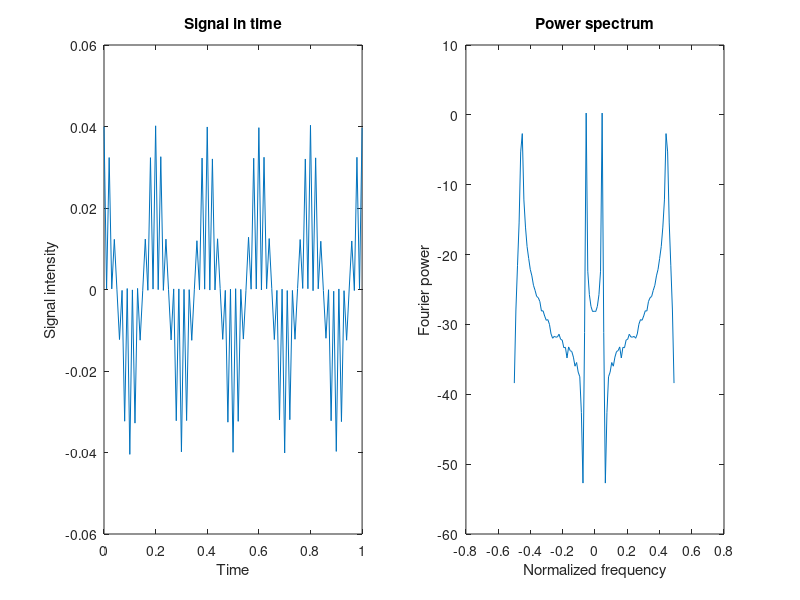
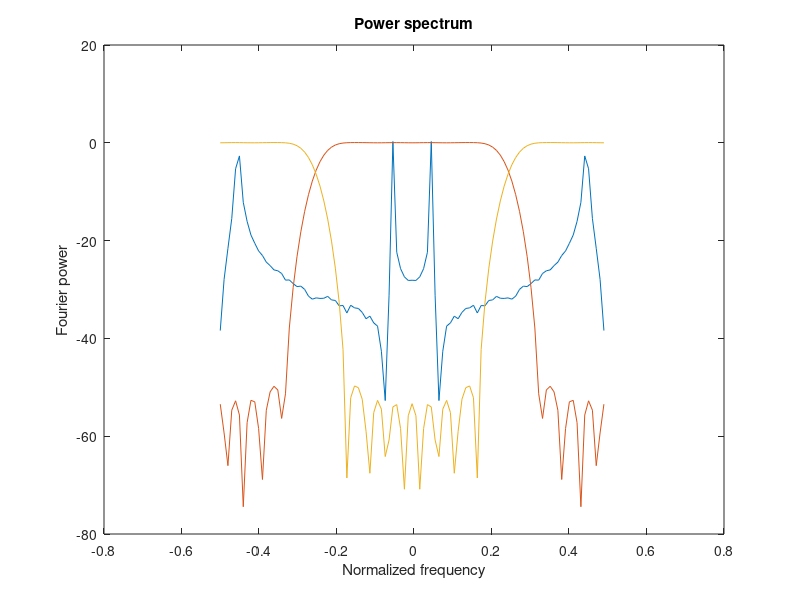
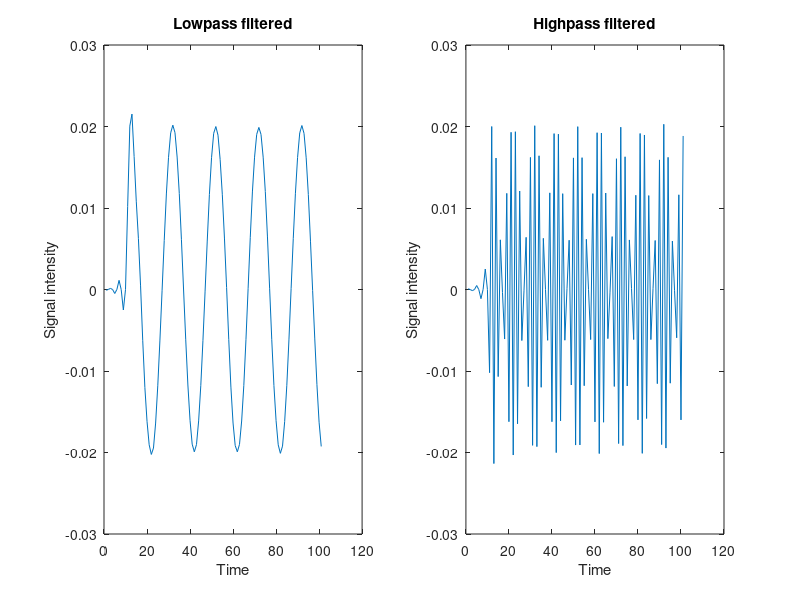
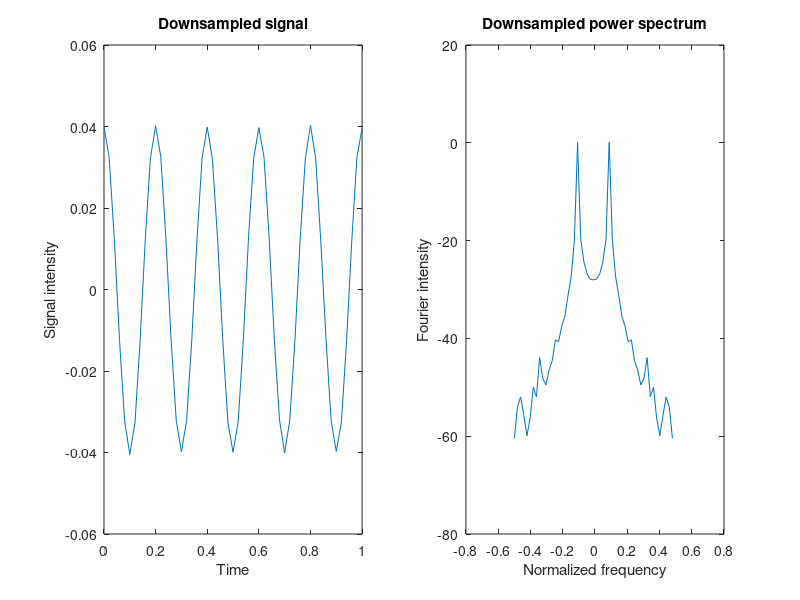

These charts were generated, in order, by the following MATLAB code:
fs = 100;
f1 = 5; a1 = 0.02; %frequency and amplitude of signal component 1
f2 = 45; a2 = 0.02; %frequency and amplitude of signal component 2
n1 = 0.0002; %noise amplitude
t = 0:1/fs:1;
s = a1*cos( 2*pi*f1*t) + a2*cos( 2*pi*f2*t) + n1*randn( size( t) );

fftS=20*log10(abs(fftshift(fft(s))));
Nfft=length(s)
f=linspace(-0.5,0.5,Nfft+1); f(end)=[]

figure(1); 
subplot(1,2,1); plot(t,s);
xlabel("Time"); ylabel("Signal intensity"); title("Signal in time");
subplot(1,2,2); plot(f,fftS); 
xlabel("Normalized frequency"); ylabel("Fourier power"); title("Power spectrum");

A1=fir1(22,0.5,"low")
A2=fir1(22,0.5,"high")

fftA1=20*log10(abs(fftshift(fft(A1, Nfft))));
fftA2=20*log10(abs(fftshift(fft(A2, Nfft))));

figure(2);
hold off; plot(f,fftS); 
hold on; plot(f,fftA1); 
hold on; plot(f,fftA2);
xlabel("Normalized frequency"); ylabel("Fourier power"); title("Power spectrum");


filtLowS=filter(A1, 1, s)
filtHighS=filter(A2, 1, s)

figure(3);
subplot(1,2,1); plot(filtLowS);
xlabel("Time"); ylabel("Signal intensity"); title("Lowpass filtered");
subplot(1,2,2); plot(filtHighS);
xlabel("Time"); ylabel("Signal intensity"); title("Highpass filtered")

downS=s(1:2:end);
downT=t(1:2:end);
fftDownS=20*log10(abs(fftshift(fft(downS))));
downNfft=length(downS)
downF=linspace(-0.5,0.5,downNfft+1); downF(end)=[]

figure(4);
subplot(1,2,1); plot(downT,downS);
xlabel("Time"); ylabel("Signal intensity"); title("Downsampled signal");
subplot(1,2,2); plot(downF,fftDownS);
xlabel("Normalized frequency"); ylabel("Fourier intensity"); title("Downsampled power spectrum");



